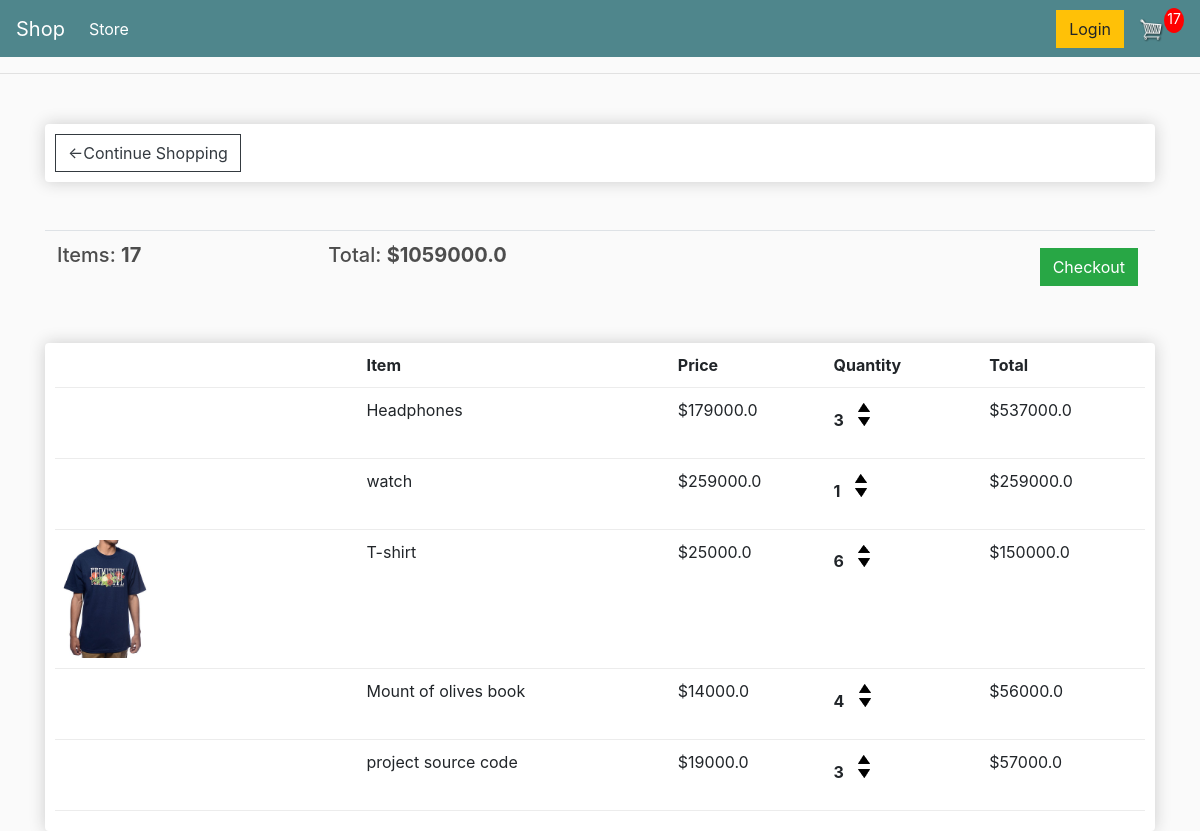
The page /cart/ (signed in) on the database as committed earlier.
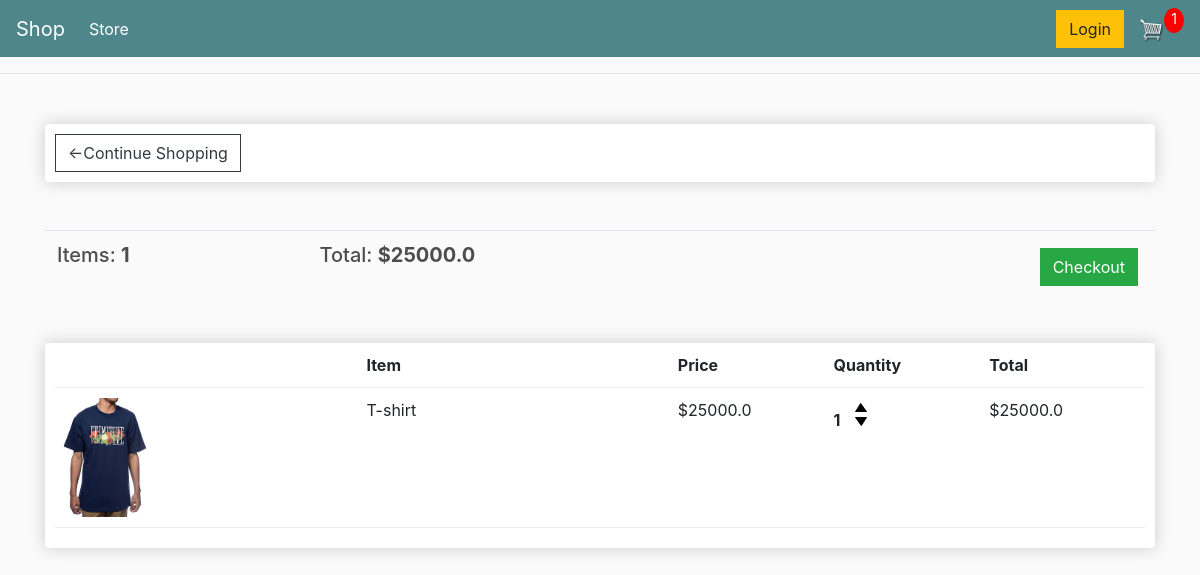
The same page on the database as committed later.
### store/models.py (models this page shows, shortened)
class Order(models.Model):
    customer = models.ForeignKey(Customer, on_delete=models.SET_NULL, blank=True, null=True)
    date_orderd = models.DateTimeField(auto_now_add=True)
    complete = models.BooleanField(default=True, null=True, blank=False)
    transaction_id = models.CharField(max_length=200, null=True)
    @property
    def get_cart_total(self):
        orderitems = self.orderitem_set.all()
        total_sale = sum([item.get_total for item in orderitems])
        return total_sale
    @property
    def get_cart_items(self):
        orderitems = self.orderitem_set.all()
        total_items = sum([item.quantity for item in orderitems])
        return total_items

class OrderItem(models.Model):
    product = models.ForeignKey(Product, on_delete=models.SET_NULL, blank=True, null=True)
    order = models.ForeignKey(Order, on_delete=models.SET_NULL, blank=True, null=True)
    quantity = models.IntegerField(default=0, null=True, blank=True)
    date_added = models.DateTimeField(auto_now_add=True)
    @property
    def get_total(self):
        doc = "total of each item by quantity"
        total = self.product.price * self.quantity
        return total

class Product(models.Model):
    name = models.CharField(max_length=200, null=True)
    price = models.FloatField()
    digital = models.BooleanField(default=False, null=True, blank=False)
    image = models.ImageField(null=True, blank=True)
    @property
    def imageURL(self):
        try:
            url = self.image.url
        except:
            url = ''
        return url

### store/views.py (the view)
# urls.py: path('cart/',views.cart,name="cart"),
def cart(request):
    if request.user.is_authenticated:
        client = request.user.customer
        order, created = Order.objects.get_or_create(customer=client, complete=False)
        items = order.orderitem_set.all()
        cartItems = order.get_cart_items
    else:
        items = []
        order = {'get_cart_total':0,'get_cart_items':0, 'shipping':False}
        cartItems = order['get_cart_items']
    context = {'items':items,'order':order,'cartItems':cartItems}
    return render(request,"store/cart.html", context)

### store/templates/store/cart.html
{% extends 'store/main.html'%}
{% load static %}
{% block content%}
<div class="row">
	<div class="col-lg-12">
		<div class="box-element">
            <a class="btn btn-outline-dark" href="{%url 'store'%}">&#x2190;Continue Shopping</a>
		</div>
        <br>
		<br>
        <table class="table">
            <tr>
                <th><h5>Items: <strong>{{ order.get_cart_items}}</strong> </h5> </th>
                <th><h5>Total: <strong>${{ order.get_cart_total}}</strong> </h5> </th>
                <th>
                    <a style="float:right;margin:5px" class="btn btn-success" href="{% url 'checkout'%}">Checkout</a>
                </th>
            </tr>
        </table>
        <br>
		<div class="box-element">
            <div class="cart-row">
            		<div style="flex:2"></div>
            		<div style="flex:2"><strong>Item</strong></div>
            		<div style="flex:1"><strong>Price</strong></div>
            		<div style="flex:1"><strong>Quantity</strong></div>
            		<div style="flex:1"><strong>Total</strong></div>
            	</div>
				{% for i in items %}
            	<div class="cart-row">
            		<div style="flex:2"><img class="row-image" src="{{ i.product.imageURL}}"></div>
            		<div style="flex:2"><p>{{ i.product.name}}</p></div>
            		<div style="flex:1"><p>${{ i.product.price}}</p></div>
            		<div style="flex:1">
            			<p class="quantity">{{ i.quantity}}</p>
            			<div class="quantity">
            				<img data-product={{i.product.id}} data-action="add" class="chg-quantity update-cart"  src="{% static  'images/arrow-up.png' %}">
            				<img data-product={{i.product.id}} data-action="remove" class="chg-quantity update-cart" src="{% static  'images/arrow-down.png' %}">
            			</div>
            		</div>
            		<div style="flex:1"><p>${{ i.get_total}}</p>
                    </div>
		</div>
		{% endfor %}
	</div>
</div>
</div>
{%endblock content%}

### store/templates/store/main.html (shortened to what this page needs)
<!DOCTYPE html>
{% load static %}
<html lang="en" dir="ltr">
    <head>
        <link rel="stylesheet" href="https://stackpath.bootstrapcdn.com/bootstrap/4.4.1/css/bootstrap.min.css">
        <link rel="stylesheet" type="text/css" href="{%static 'css/main.css'%}"/>
    </head>
    <body>
            <nav class="navbar navbar-expand-lg navbar-dark bg-dark">
            <a class="navbar-brand" href="{% url 'store'%}">Shop</a>
            <div class="collapse navbar-collapse" id="navbarSupportedContent">
                <ul class="navbar-nav mr-auto">
                  <li class="nav-item active">
                    <a class="nav-link" href="{% url 'store'%}">Store <span class="sr-only">(current)</span></a>
                  </li>
                </ul>
                <div class="form-inline my-2 my-lg-0">
                   <a href="#"class="btn btn-warning">Login</a>
                   <a href="{% url 'cart' %}">
                     <img  id="cart-icon" src="{% static 'images/cart.png' %}">
                    </a>
                   <p id="cart-total">{{ cartItems }}</p>
                </div>
            </div>
        </nav>
        <hr>
        <div class="container">
                <br>
                {% block content %}
                 {% endblock content %}
         </div>
        </body>
</html>

### static/css/main.css (style rules this page uses)
body { background-color: hsl(0, 0%, 98%); }
h1,h2,h3,h4,h5,h6 { color:hsl(0, 0%, 30%); }
.box-element { box-shadow:hsl(0, 0%, 80%) 0 0 16px; background-color: #fff; border-radius: 4px; padding: 10px; }
.bg-dark { background-color: #4f868c!important; }
#cart-icon { width:25px; display: inline-block; margin-left: 15px; }
#cart-total { display: block; text-align: center; color:#fff; background-color: red; width: 20px; height: 25px; border-radius: 50%; font-size: 14px; }
.col-lg-4, .col-lg-6, .col-lg-8, .col-lg-12 { margin-top: 10px; }
.btn { border-radius: 0; }
.row-image { width: 100px; }
.cart-row { display: flex; align-items: flex-stretch; padding-bottom: 10px; margin-bottom: 10px; border-bottom: 1px solid #ececec; }
.quantity { display: inline-block; font-weight: 700; padding-right:10px; }
.chg-quantity { width: 12px; cursor: pointer; display: block; margin-top: 5px; transition:.1s; }

Rows that differ between the two databases and show on the page:
removed OrderItem: product.name "Headphones", product.price "179000.0", quantity "3", get_total "537000.0"
removed OrderItem: product.name "watch", product.price "259000.0", quantity "1", get_total "259000.0"
removed OrderItem: product.name "Mount of olives book", product.price "14000.0", quantity "4", get_total "56000.0"
removed OrderItem: product.name "project source code", product.price "19000.0", quantity "3", get_total "57000.0"
changed through a linked row, Order: get_cart_items "17" → "1"; get_cart_total "1059000.0" → "25000.0"
changed OrderItem "T-shirt": quantity "6" → "1"; get_total "150000.0" → "25000.0"
Other text that changed with them:
{{ cartItems }}: "17" → "1"
